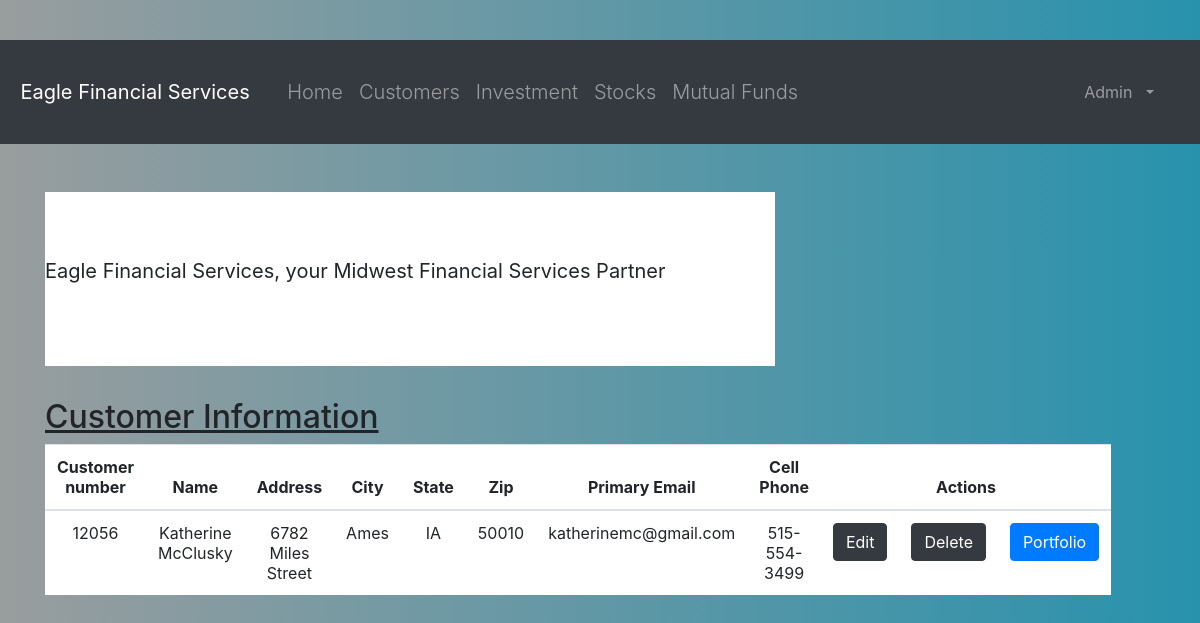
/customer_list (signed in), run on the app's committed database.
### portfolio/models.py (models this page shows, shortened)
class Customer(models.Model):
    name = models.CharField(max_length=50)
    address = models.CharField(max_length=200)
    cust_number = models.IntegerField(blank=False, null=False)
    city = models.CharField(max_length=50)
    state = models.CharField(max_length=50)
    zipcode = models.CharField(max_length=10)
    email = models.EmailField(max_length=200)
    cell_phone = models.CharField(max_length=50)
    created_date = models.DateTimeField(
        default=timezone.now)
    updated_date = models.DateTimeField(auto_now_add=True)

### portfolio/views.py (the view)
# urls.py: path('customer_list', views.customer_list, name='customer_list'),
@login_required
def customer_list(request):
    customer = Customer.objects.filter(created_date__lte=timezone.now())
    return render(request, 'portfolio/customer_list.html',
                  {'customers': customer})

### portfolio/templates/portfolio/customer_list.html (shortened to what this page needs)
{% extends 'portfolio/base.html' %}
{% block content %}
<html lang="en">
    <body>
    <body>
  <header class="jumbotron jumbotron-fluid" style="background: white">
      <p class="lead text-nowrap"><b>Eagle Financial Services, your Midwest Financial Services Partner</b></p>
         </header>
    <div class="row">
        <h2 style="padding-left: 15Px"><u>Customer Information</u></h2>
    </div>
    <div>
        <table class="table table-hover table-responsive-lg text-center">
            <thead>
            <tr bgcolor="white">
                <th>Customer number</th>
                <th>Name</th>
                <th>Address</th>
                <th>City</th>
                <th>State</th>
                <th>Zip</th>
                <th>Primary Email</th>
                <th>Cell Phone</th>
                <th colspan="3">Actions</th>
            </tr>
            </thead>
            <tbody>
                    {% for customer in customers %}
                <tr bgcolor="white">
                    <td>{{ customer.cust_number}}</td>
                    <td>{{ customer.name }}</td>
                    <td>{{ customer.address }}</td>
                    <td>{{ customer.city }}</td>
                    <td>{{ customer.state }}</td>
                    <td>{{ customer.zipcode }}</td>
                    <td>{{ customer.email }}</td>
                    <td>{{ customer.cell_phone }}</td>
                    <td><a href="{% url 'portfolio:customer_edit' pk=customer.pk %}"
                           class="btn btn-dark">Edit</a></td>
                    <td><a href="{% url 'portfolio:customer_delete' pk=customer.pk %}"
                           onclick="return confirm('Are you sure you want to delete?')"
                           class="btn btn-dark">Delete</a>
                    <td><a href="{% url 'portfolio:customer_portfolio' %}"
                           class="btn btn-primary">Portfolio</a>
                    </td>
                    </tr>
            {% endfor %}
            </tbody>
        </table>
    </div>
    </body>
    </html>
{% endblock %}

### portfolio/templates/portfolio/base.html (shortened to what this page needs)
{% load static %}
<html lang="en">
<head>
  <link rel="stylesheet" href="https://maxcdn.bootstrapcdn.com/bootstrap/4.5.0/css/bootstrap.min.css">
</head>
<body>
 <button class="navbar-toggler" type="button" data-toggle="collapse"  data-target="#navbarCollapse" aria-controls="navbarCollapse"  aria-expanded="false" aria-label="Toggle navigation">
        <span class="navbar-toggler-icon">
        </span>
           </button>
 <nav class="navbar navbar-expand-md navbar-dark bg-dark mb-4">
           <a class="navbar-brand" href="/">Eagle Financial Services</a>
    {% if user.is_authenticated %}
        <div class="collapse navbar-collapse" id="collapsibleNavbar">
            <ul class="navbar-nav">
                <li class="nav-item lead"><a class=nav-link href="{% url 'portfolio:home' %}">Home</a></li>
                <li class="nav-item lead"><a class=nav-link href="{% url 'portfolio:customer_list' %}">Customers</a></li>
                <li class="nav-item lead"><a class=nav-link href="{% url 'portfolio:investment_list' %}">Investment</a></li>
                <li class="nav-item lead"><a class=nav-link href="{% url 'portfolio:stock_list' %}">Stocks</a></li>
                <li class="nav-item lead"><a class=nav-link href="{% url 'portfolio:mutual_list' %}">Mutual Funds</a></li>
            </ul>
    {% endif %}
    <div class="collapse navbar-collapse" id="navbarCollapse">
        {% if user.is_authenticated %}
            <ul class="navbar-nav ml-auto">
                <li class="nav-item">
                                   <a class="nav-link dropdown-toggle" href="#" id="userMenu" data-toggle="dropdown" aria-haspopup="true" aria-expanded="false">
                                       {{ user.username }}
                                   </a>
                </li>
            </ul>
        {% else %}
            <form class="form-inline ml-auto">
                <a href="{% url 'login' %}" class="btn btn-outline-secondary"> Log In</a>
                             <a class="navbar-brand" href="{% url 'portfolio:register' %}"> Sign Up </a>
            </form>
        {% endif %}
    </div>
</nav>
<div class="content container">
    <div class="row">
        <div class="col-md-8">
            {% block content %}{% endblock %}
        </div>
    </div>
</div>
</body>
</html>

### portfolio/templates/portfolio/base.html (style rules this page uses)
body,html { height: 100%; margin: 0; background: #7F7FD5; background: -webkit-linear-gradient(to right, #536366, #999d9e); background: linear-gradient(to right, #999d9e, #2892ad); }

### portfolio/templates/portfolio/customer_list.html (style rules this page uses)
body { background-color: beige; }

### data on the page
Customer: cust_number "12056", name "Katherine McClusky", address "6782 Miles Street", city "Ames", state "IA", zipcode "50010", email "katherinemc@gmail.com", cell_phone "515-554-3499"

### other printed values
{{ user.username }} "Admin"
